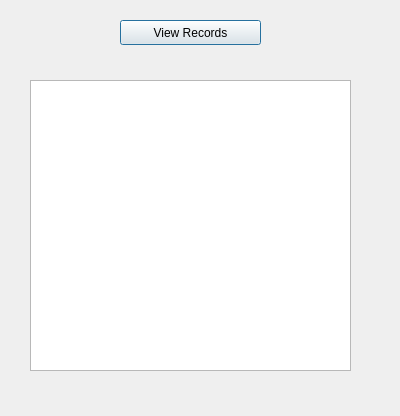
<?xml version="1.0" encoding="UTF-8"?>
<ui version="4.0">
 <class>VRecords</class>
 <widget class="QDialog" name="VRecords">
  <property name="geometry">
   <rect>
    <x>0</x>
    <y>0</y>
    <width>400</width>
    <height>416</height>
   </rect>
  </property>
  <property name="windowTitle">
   <string>Dialog</string>
  </property>
  <widget class="QPushButton" name="pushButton">
   <property name="geometry">
    <rect>
     <x>120</x>
     <y>20</y>
     <width>141</width>
     <height>25</height>
    </rect>
   </property>
   <property name="text">
    <string>View Records</string>
   </property>
  </widget>
  <widget class="QTextBrowser" name="textBrowser">
   <property name="geometry">
    <rect>
     <x>30</x>
     <y>80</y>
     <width>321</width>
     <height>291</height>
    </rect>
   </property>
  </widget>
 </widget>
 <resources/>
 <connections/>
</ui>
